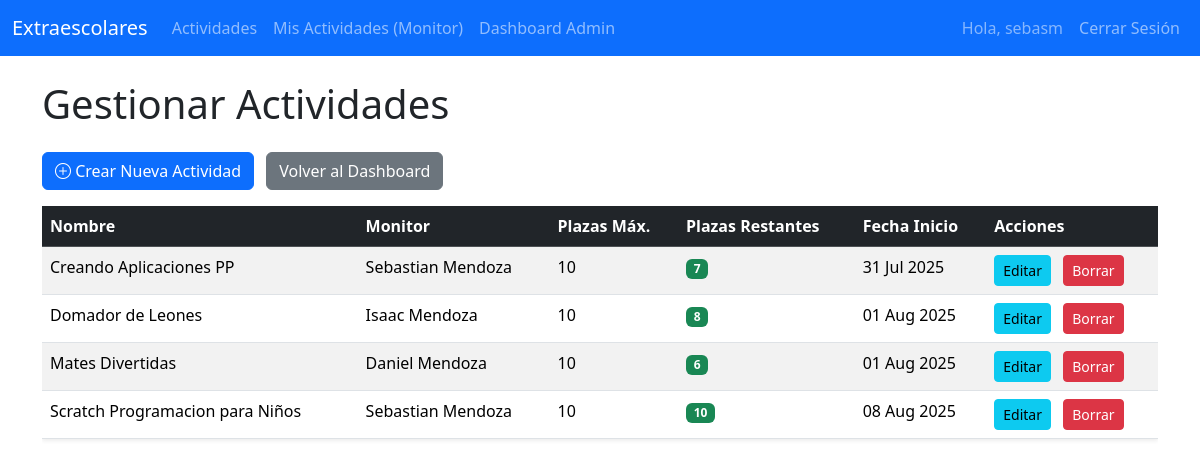
The page /actividades/admin-dashboard/actividades/ (signed in) on the database its author committed.
### actividades/models.py (models this page shows, shortened)
class Actividad(models.Model):
    nombre = models.CharField(max_length=200)
    descripcion = models.TextField()
    monitor = models.ForeignKey(Monitor, on_delete=models.SET_NULL, null=True, blank=True)
    plazas_maximas = models.IntegerField()
    fecha_inicio = models.DateField()
    def plazas_restantes(self):
        inscripciones_actuales = self.inscripcion_set.count()
        return self.plazas_maximas - inscripciones_actuales

class Monitor(models.Model):
    usuario = models.OneToOneField(User, on_delete=models.CASCADE, related_name='monitor_profile')
    nombre_completo = models.CharField(max_length=200)
    correo = models.EmailField(unique=True)
    especialidad = models.CharField(max_length=100, blank=True, null=True)
    def __str__(self):
        return self.nombre_completo

### actividades/views.py (the view)
# urls.py: path('admin-dashboard/actividades/', views.admin_lista_actividades, name='admin_lista_actividades'),
@login_required
@user_passes_test(is_admin, login_url='/login/')
def admin_lista_actividades(request):
    actividades = Actividad.objects.all().order_by('fecha_inicio')
    context = {
        'actividades': actividades
    }
    return render(request, 'actividades/admin_lista_actividades.html', context)

### actividades/views.py (called while the page is built)
def is_admin(user):
    return user.is_authenticated and user.is_staff

### templates/actividades/admin_lista_actividades.html (shortened to what this page needs)
{% extends 'base.html' %}
{% block content %}
<h1 class="mb-4">Gestionar Actividades</h1>
<a href="{% url 'admin_crear_actividad' %}" class="btn btn-primary mb-3">
    <i class="bi bi-plus-circle"></i> Crear Nueva Actividad
</a>
<a href="{% url 'admin_dashboard' %}" class="btn btn-secondary mb-3 ms-2">
    Volver al Dashboard
</a>
{% if actividades %}
    <div class="table-responsive">
        <table class="table table-hover table-striped shadow-sm">
            <thead class="table-dark">
                <tr>
                    <th>Nombre</th>
                    <th>Monitor</th>
                    <th>Plazas Máx.</th>
                    <th>Plazas Restantes</th>
                    <th>Fecha Inicio</th>
                    <th>Acciones</th>
                </tr>
            </thead>
            <tbody>
                {% for actividad in actividades %}
                <tr>
                    <td>{{ actividad.nombre }}</td>
                    <td>{{ actividad.monitor }}</td>
                    <td>{{ actividad.plazas_maximas }}</td>
                    <td><span class="badge {% if actividad.plazas_restantes <= 5 %}bg-warning{% else %}bg-success{% endif %}">{{ actividad.plazas_restantes }}</span></td>
                    <td>{{ actividad.fecha_inicio|date:"d M Y" }}</td>
                    <td>
                        <a href="{% url 'admin_editar_actividad' actividad.id %}" class="btn btn-sm btn-info me-2">Editar</a>
                        <a href="{% url 'admin_borrar_actividad' actividad.id %}" class="btn btn-sm btn-danger">Borrar</a>
                    </td>
                </tr>
                {% endfor %}
            </tbody>
        </table>
    </div>
{% else %}
    <div class="alert alert-info" role="alert">
        No hay actividades para gestionar.
    </div>
{% endif %}
{% endblock %}

### templates/base.html (shortened to what this page needs)
{% load static %}
<!DOCTYPE html>
<html lang="es">
<head>
    <link href="https://cdn.jsdelivr.net/npm/bootstrap@5.3.3/dist/css/bootstrap.min.css" rel="stylesheet">
    <link rel="stylesheet" href="https://cdn.jsdelivr.net/npm/bootstrap-icons@1.11.3/font/bootstrap-icons.min.css">
</head>
<body>
    <nav class="navbar navbar-expand-lg navbar-dark bg-primary">
        <div class="container-fluid">
            <a class="navbar-brand" href="{% url 'lista_actividades' %}">Extraescolares</a>
            <div class="collapse navbar-collapse" id="navbarNav">
                <ul class="navbar-nav me-auto mb-2 mb-lg-0">
                    <li class="nav-item">
                        <a class="nav-link" href="{% url 'lista_actividades' %}">Actividades</a>
                    </li>
                    {% if user.is_authenticated %}
                        {% if not user.alumno and user.is_staff %}
                        <li class="nav-item">
                            <a class="nav-link" href="{% url 'actividades_monitor' %}">Mis Actividades (Monitor)</a>
                        </li>
                        {% endif %}
                        {% if user.is_staff %}
                        <li class="nav-item">
                            <a class="nav-link" href="{% url 'admin_dashboard' %}">Dashboard Admin</a>
                        </li>
                        {% endif %}
                    {% endif %}
                </ul>
                <ul class="navbar-nav">
                    {% if user.is_authenticated %}
                        <li class="nav-item">
                            <span class="nav-link text-white-50">Hola, {{ user.username }}</span>
                        </li>
                        <li class="nav-item">
                            <a class="nav-link" href="{% url 'logout' %}">Cerrar Sesión</a>
                        </li>
                    {% endif %}
                </ul>
            </div>
        </div>
    </nav>
    <div class="container mt-4">
        {% block content %}
        {% endblock %}
    </div>
</body>
</html>

### rows shown on the page
Actividad: nombre "Creando Aplicaciones PP", monitor "Sebastian Mendoza", plazas_maximas "10", plazas_restantes "7", fecha_inicio "31 Jul 2025"
Actividad: nombre "Domador de Leones", monitor "Isaac Mendoza", plazas_maximas "10", plazas_restantes "8", fecha_inicio "01 Aug 2025"
Actividad: nombre "Mates Divertidas", monitor "Daniel Mendoza", plazas_maximas "10", plazas_restantes "6", fecha_inicio "01 Aug 2025"
Actividad: nombre "Scratch Programacion para Niños", monitor "Sebastian Mendoza", plazas_maximas "10", plazas_restantes "10", fecha_inicio "08 Aug 2025"

### other values the page prints
{{ user.username }} "sebasm"
